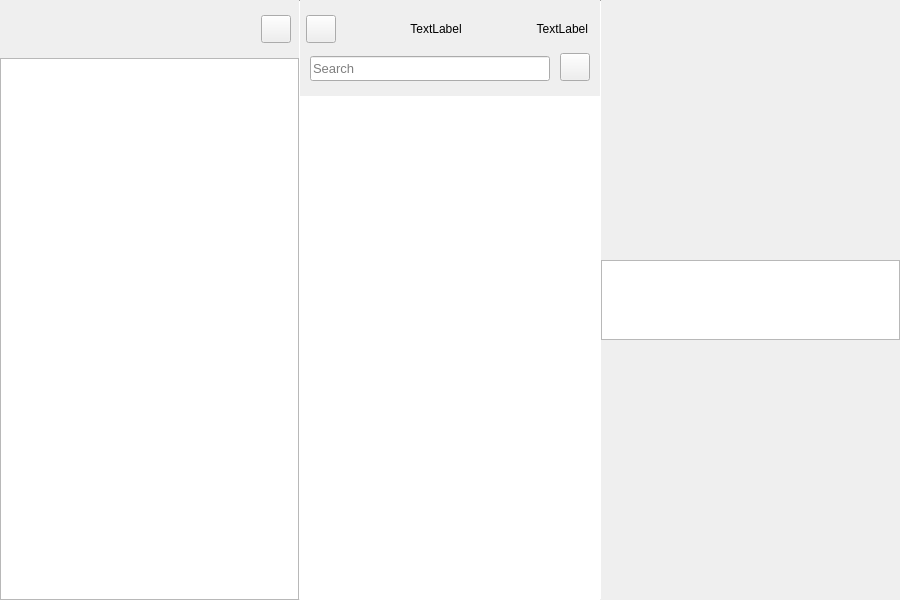
<?xml version="1.0" encoding="UTF-8"?>
<ui version="4.0">
 <class>MainWindow</class>
 <widget class="QMainWindow" name="MainWindow">
  <property name="geometry">
   <rect>
    <x>0</x>
    <y>0</y>
    <width>900</width>
    <height>600</height>
   </rect>
  </property>
  <property name="sizePolicy">
   <sizepolicy hsizetype="Preferred" vsizetype="Minimum">
    <horstretch>0</horstretch>
    <verstretch>0</verstretch>
   </sizepolicy>
  </property>
  <property name="minimumSize">
   <size>
    <width>400</width>
    <height>200</height>
   </size>
  </property>
  <property name="windowTitle">
   <string>Plume</string>
  </property>
  <property name="styleSheet">
   <string notr="true">NoteData #container {
  border: none;
  background-color: rgb(255, 255, 255);
}
NoteData #titleLabel{
  margin-left:8px;
  padding:0px;
  color: black;
}

NoteData #dateLabel{
  padding:0px;
  margin-left:7px;
  color: rgb(132, 132, 132);
}</string>
  </property>
  <property name="documentMode">
   <bool>false</bool>
  </property>
  <property name="tabShape">
   <enum>QTabWidget::Rounded</enum>
  </property>
  <widget class="QWidget" name="centralWidget">
   <property name="sizePolicy">
    <sizepolicy hsizetype="Preferred" vsizetype="Preferred">
     <horstretch>0</horstretch>
     <verstretch>0</verstretch>
    </sizepolicy>
   </property>
   <property name="styleSheet">
    <string notr="true"/>
   </property>
   <layout class="QGridLayout" name="gridLayout">
    <property name="leftMargin">
     <number>0</number>
    </property>
    <property name="topMargin">
     <number>0</number>
    </property>
    <property name="rightMargin">
     <number>0</number>
    </property>
    <property name="bottomMargin">
     <number>0</number>
    </property>
    <property name="spacing">
     <number>0</number>
    </property>
    <item row="0" column="0">
     <widget class="QFrame" name="frame">
      <property name="styleSheet">
       <string notr="true"/>
      </property>
      <property name="frameShape">
       <enum>QFrame::NoFrame</enum>
      </property>
      <property name="frameShadow">
       <enum>QFrame::Raised</enum>
      </property>
      <layout class="QVBoxLayout" name="verticalLayout_3">
       <property name="spacing">
        <number>0</number>
       </property>
       <property name="leftMargin">
        <number>0</number>
       </property>
       <property name="topMargin">
        <number>0</number>
       </property>
       <property name="rightMargin">
        <number>0</number>
       </property>
       <property name="bottomMargin">
        <number>0</number>
       </property>
       <item>
        <widget class="QSplitter" name="splitter">
         <property name="orientation">
          <enum>Qt::Horizontal</enum>
         </property>
         <property name="handleWidth">
          <number>0</number>
         </property>
         <widget class="QFrame" name="frameLeft">
          <property name="minimumSize">
           <size>
            <width>185</width>
            <height>0</height>
           </size>
          </property>
          <property name="lineWidth">
           <number>0</number>
          </property>
          <layout class="QHBoxLayout" name="horizontalLayout_2">
           <property name="spacing">
            <number>0</number>
           </property>
           <property name="leftMargin">
            <number>0</number>
           </property>
           <property name="topMargin">
            <number>0</number>
           </property>
           <property name="rightMargin">
            <number>0</number>
           </property>
           <property name="bottomMargin">
            <number>0</number>
           </property>
           <item>
            <layout class="QVBoxLayout" name="verticalLayout_2" stretch="0,0,0,0">
             <property name="spacing">
              <number>0</number>
             </property>
             <item>
              <spacer name="verticalSpacer_aboveTitleBarButtons">
               <property name="orientation">
                <enum>Qt::Vertical</enum>
               </property>
               <property name="sizeType">
                <enum>QSizePolicy::Minimum</enum>
               </property>
               <property name="sizeHint" stdset="0">
                <size>
                 <width>20</width>
                 <height>15</height>
                </size>
               </property>
              </spacer>
             </item>
             <item>
              <layout class="QHBoxLayout" name="horizontalLayout_aboveTreeView">
               <property name="spacing">
                <number>0</number>
               </property>
               <item>
                <spacer name="horizontalSpacer">
                 <property name="orientation">
                  <enum>Qt::Horizontal</enum>
                 </property>
                 <property name="sizeHint" stdset="0">
                  <size>
                   <width>40</width>
                   <height>20</height>
                  </size>
                 </property>
                </spacer>
               </item>
               <item>
                <widget class="QPushButton" name="globalSettingsButton">
                 <property name="minimumSize">
                  <size>
                   <width>30</width>
                   <height>28</height>
                  </size>
                 </property>
                 <property name="maximumSize">
                  <size>
                   <width>30</width>
                   <height>28</height>
                  </size>
                 </property>
                 <property name="cursor">
                  <cursorShape>ArrowCursor</cursorShape>
                 </property>
                 <property name="text">
                  <string/>
                 </property>
                 <property name="autoDefault">
                  <bool>false</bool>
                 </property>
                 <property name="default">
                  <bool>false</bool>
                 </property>
                </widget>
               </item>
               <item>
                <spacer name="horizontalSpacer_2">
                 <property name="orientation">
                  <enum>Qt::Horizontal</enum>
                 </property>
                 <property name="sizeType">
                  <enum>QSizePolicy::Minimum</enum>
                 </property>
                 <property name="sizeHint" stdset="0">
                  <size>
                   <width>8</width>
                   <height>20</height>
                  </size>
                 </property>
                </spacer>
               </item>
              </layout>
             </item>
             <item>
              <spacer name="verticalSpacer_aoveTreeView">
               <property name="orientation">
                <enum>Qt::Vertical</enum>
               </property>
               <property name="sizeType">
                <enum>QSizePolicy::Minimum</enum>
               </property>
               <property name="sizeHint" stdset="0">
                <size>
                 <width>20</width>
                 <height>15</height>
                </size>
               </property>
              </spacer>
             </item>
             <item>
              <widget class="NodeTreeView" name="treeView"/>
             </item>
            </layout>
           </item>
           <item>
            <widget class="Line" name="verticalSplitterLine_left">
             <property name="sizePolicy">
              <sizepolicy hsizetype="Minimum" vsizetype="Expanding">
               <horstretch>0</horstretch>
               <verstretch>0</verstretch>
              </sizepolicy>
             </property>
             <property name="minimumSize">
              <size>
               <width>1</width>
               <height>0</height>
              </size>
             </property>
             <property name="maximumSize">
              <size>
               <width>1</width>
               <height>16777215</height>
              </size>
             </property>
             <property name="sizeIncrement">
              <size>
               <width>0</width>
               <height>0</height>
              </size>
             </property>
             <property name="orientation">
              <enum>Qt::Vertical</enum>
             </property>
            </widget>
           </item>
          </layout>
         </widget>
         <widget class="QFrame" name="frameMiddle">
          <property name="minimumSize">
           <size>
            <width>185</width>
            <height>0</height>
           </size>
          </property>
          <layout class="QHBoxLayout" name="horizontalLayout_scrollArea">
           <property name="spacing">
            <number>0</number>
           </property>
           <property name="leftMargin">
            <number>0</number>
           </property>
           <property name="topMargin">
            <number>0</number>
           </property>
           <property name="rightMargin">
            <number>0</number>
           </property>
           <property name="bottomMargin">
            <number>0</number>
           </property>
           <item>
            <layout class="QVBoxLayout" name="verticalLayout_scrollArea">
             <property name="spacing">
              <number>0</number>
             </property>
             <property name="sizeConstraint">
              <enum>QLayout::SetNoConstraint</enum>
             </property>
             <item>
              <spacer name="verticalSpacer_aboveSearchEdit">
               <property name="orientation">
                <enum>Qt::Vertical</enum>
               </property>
               <property name="sizeType">
                <enum>QSizePolicy::Fixed</enum>
               </property>
               <property name="sizeHint" stdset="0">
                <size>
                 <width>20</width>
                 <height>15</height>
                </size>
               </property>
              </spacer>
             </item>
             <item>
              <widget class="QWidget" name="verticalSpacer_upSearchEdit2" native="true">
               <property name="sizePolicy">
                <sizepolicy hsizetype="Expanding" vsizetype="Maximum">
                 <horstretch>0</horstretch>
                 <verstretch>0</verstretch>
                </sizepolicy>
               </property>
               <layout class="QVBoxLayout" name="verticalLayout_4">
                <property name="spacing">
                 <number>0</number>
                </property>
                <property name="leftMargin">
                 <number>0</number>
                </property>
                <property name="topMargin">
                 <number>0</number>
                </property>
                <property name="rightMargin">
                 <number>0</number>
                </property>
                <property name="bottomMargin">
                 <number>0</number>
                </property>
                <item>
                 <widget class="QWidget" name="verticalSpacer_upSearchEdit" native="true">
                  <property name="sizePolicy">
                   <sizepolicy hsizetype="MinimumExpanding" vsizetype="Fixed">
                    <horstretch>0</horstretch>
                    <verstretch>0</verstretch>
                   </sizepolicy>
                  </property>
                  <property name="minimumSize">
                   <size>
                    <width>20</width>
                    <height>0</height>
                   </size>
                  </property>
                  <property name="maximumSize">
                   <size>
                    <width>16777215</width>
                    <height>0</height>
                   </size>
                  </property>
                  <property name="styleSheet">
                   <string notr="true">QWidget{
    background-color: #ffffff;
}</string>
                  </property>
                 </widget>
                </item>
                <item>
                 <layout class="QHBoxLayout" name="horizontalLayout">
                  <property name="spacing">
                   <number>0</number>
                  </property>
                  <item>
                   <spacer name="horizontalSpacer_6">
                    <property name="orientation">
                     <enum>Qt::Horizontal</enum>
                    </property>
                    <property name="sizeType">
                     <enum>QSizePolicy::Minimum</enum>
                    </property>
                    <property name="sizeHint" stdset="0">
                     <size>
                      <width>6</width>
                      <height>20</height>
                     </size>
                    </property>
                   </spacer>
                  </item>
                  <item>
                   <widget class="PushButtonType" name="toggleTreeViewButton">
                    <property name="sizePolicy">
                     <sizepolicy hsizetype="Minimum" vsizetype="Fixed">
                      <horstretch>0</horstretch>
                      <verstretch>0</verstretch>
                     </sizepolicy>
                    </property>
                    <property name="minimumSize">
                     <size>
                      <width>30</width>
                      <height>28</height>
                     </size>
                    </property>
                    <property name="maximumSize">
                     <size>
                      <width>30</width>
                      <height>28</height>
                     </size>
                    </property>
                    <property name="cursor">
                     <cursorShape>ArrowCursor</cursorShape>
                    </property>
                    <property name="text">
                     <string/>
                    </property>
                   </widget>
                  </item>
                  <item>
                   <spacer name="horizontalSpacer_3">
                    <property name="orientation">
                     <enum>Qt::Horizontal</enum>
                    </property>
                    <property name="sizeType">
                     <enum>QSizePolicy::Minimum</enum>
                    </property>
                    <property name="sizeHint" stdset="0">
                     <size>
                      <width>10</width>
                      <height>20</height>
                     </size>
                    </property>
                   </spacer>
                  </item>
                  <item>
                   <widget class="ElidedLabel" name="listviewLabel1">
                    <property name="sizePolicy">
                     <sizepolicy hsizetype="Expanding" vsizetype="Preferred">
                      <horstretch>0</horstretch>
                      <verstretch>0</verstretch>
                     </sizepolicy>
                    </property>
                    <property name="text">
                     <string>TextLabel</string>
                    </property>
                    <property name="alignment">
                     <set>Qt::AlignCenter</set>
                    </property>
                   </widget>
                  </item>
                  <item>
                   <spacer name="horizontalSpacer_5">
                    <property name="orientation">
                     <enum>Qt::Horizontal</enum>
                    </property>
                    <property name="sizeType">
                     <enum>QSizePolicy::Minimum</enum>
                    </property>
                    <property name="sizeHint" stdset="0">
                     <size>
                      <width>10</width>
                      <height>20</height>
                     </size>
                    </property>
                   </spacer>
                  </item>
                  <item>
                   <widget class="QLabel" name="listviewLabel2">
                    <property name="text">
                     <string>TextLabel</string>
                    </property>
                    <property name="alignment">
                     <set>Qt::AlignRight|Qt::AlignTrailing|Qt::AlignVCenter</set>
                    </property>
                   </widget>
                  </item>
                  <item>
                   <spacer name="horizontalSpacer_4">
                    <property name="orientation">
                     <enum>Qt::Horizontal</enum>
                    </property>
                    <property name="sizeType">
                     <enum>QSizePolicy::Minimum</enum>
                    </property>
                    <property name="sizeHint" stdset="0">
                     <size>
                      <width>12</width>
                      <height>20</height>
                     </size>
                    </property>
                   </spacer>
                  </item>
                 </layout>
                </item>
                <item>
                 <spacer name="verticalSpacer">
                  <property name="orientation">
                   <enum>Qt::Vertical</enum>
                  </property>
                  <property name="sizeType">
                   <enum>QSizePolicy::Minimum</enum>
                  </property>
                  <property name="sizeHint" stdset="0">
                   <size>
                    <width>20</width>
                    <height>10</height>
                   </size>
                  </property>
                 </spacer>
                </item>
                <item>
                 <layout class="QHBoxLayout" name="horizontalLayout_scrollArea_3">
                  <property name="spacing">
                   <number>0</number>
                  </property>
                  <property name="leftMargin">
                   <number>0</number>
                  </property>
                  <property name="topMargin">
                   <number>0</number>
                  </property>
                  <item>
                   <spacer name="horizontalSpacer_leftSearchEdit">
                    <property name="orientation">
                     <enum>Qt::Horizontal</enum>
                    </property>
                    <property name="sizeType">
                     <enum>QSizePolicy::Minimum</enum>
                    </property>
                    <property name="sizeHint" stdset="0">
                     <size>
                      <width>10</width>
                      <height>20</height>
                     </size>
                    </property>
                   </spacer>
                  </item>
                  <item>
                   <widget class="QLineEdit" name="searchEdit">
                    <property name="sizePolicy">
                     <sizepolicy hsizetype="Preferred" vsizetype="Fixed">
                      <horstretch>0</horstretch>
                      <verstretch>0</verstretch>
                     </sizepolicy>
                    </property>
                    <property name="minimumSize">
                     <size>
                      <width>0</width>
                      <height>25</height>
                     </size>
                    </property>
                    <property name="maximumSize">
                     <size>
                      <width>16777215</width>
                      <height>22</height>
                     </size>
                    </property>
                    <property name="font">
                     <font>
                      <pointsize>10</pointsize>
                      <italic>false</italic>
                     </font>
                    </property>
                    <property name="focusPolicy">
                     <enum>Qt::StrongFocus</enum>
                    </property>
                    <property name="autoFillBackground">
                     <bool>false</bool>
                    </property>
                    <property name="styleSheet">
                     <string notr="true"/>
                    </property>
                    <property name="inputMask">
                     <string/>
                    </property>
                    <property name="text">
                     <string/>
                    </property>
                    <property name="frame">
                     <bool>true</bool>
                    </property>
                    <property name="placeholderText">
                     <string>Search</string>
                    </property>
                    <property name="cursorMoveStyle">
                     <enum>Qt::LogicalMoveStyle</enum>
                    </property>
                    <property name="clearButtonEnabled">
                     <bool>false</bool>
                    </property>
                   </widget>
                  </item>
                  <item>
                   <spacer name="horizontalSpacer_rightSearchEdit">
                    <property name="orientation">
                     <enum>Qt::Horizontal</enum>
                    </property>
                    <property name="sizeType">
                     <enum>QSizePolicy::Minimum</enum>
                    </property>
                    <property name="sizeHint" stdset="0">
                     <size>
                      <width>10</width>
                      <height>20</height>
                     </size>
                    </property>
                   </spacer>
                  </item>
                  <item>
                   <widget class="QPushButton" name="newNoteButton">
                    <property name="minimumSize">
                     <size>
                      <width>30</width>
                      <height>28</height>
                     </size>
                    </property>
                    <property name="maximumSize">
                     <size>
                      <width>30</width>
                      <height>28</height>
                     </size>
                    </property>
                    <property name="cursor">
                     <cursorShape>ArrowCursor</cursorShape>
                    </property>
                    <property name="focusPolicy">
                     <enum>Qt::TabFocus</enum>
                    </property>
                    <property name="text">
                     <string/>
                    </property>
                    <property name="iconSize">
                     <size>
                      <width>16</width>
                      <height>16</height>
                     </size>
                    </property>
                   </widget>
                  </item>
                  <item>
                   <spacer name="horizontalSpacer_7">
                    <property name="orientation">
                     <enum>Qt::Horizontal</enum>
                    </property>
                    <property name="sizeType">
                     <enum>QSizePolicy::Minimum</enum>
                    </property>
                    <property name="sizeHint" stdset="0">
                     <size>
                      <width>10</width>
                      <height>20</height>
                     </size>
                    </property>
                   </spacer>
                  </item>
                 </layout>
                </item>
                <item>
                 <spacer name="verticalSpacer_upScrollArea">
                  <property name="orientation">
                   <enum>Qt::Vertical</enum>
                  </property>
                  <property name="sizeType">
                   <enum>QSizePolicy::Minimum</enum>
                  </property>
                  <property name="sizeHint" stdset="0">
                   <size>
                    <width>20</width>
                    <height>15</height>
                   </size>
                  </property>
                 </spacer>
                </item>
               </layout>
              </widget>
             </item>
             <item>
              <widget class="NoteListView" name="listView">
               <property name="sizePolicy">
                <sizepolicy hsizetype="Expanding" vsizetype="Minimum">
                 <horstretch>0</horstretch>
                 <verstretch>0</verstretch>
                </sizepolicy>
               </property>
               <property name="minimumSize">
                <size>
                 <width>0</width>
                 <height>0</height>
                </size>
               </property>
               <property name="baseSize">
                <size>
                 <width>20</width>
                 <height>0</height>
                </size>
               </property>
               <property name="frameShape">
                <enum>QFrame::NoFrame</enum>
               </property>
               <property name="lineWidth">
                <number>0</number>
               </property>
               <property name="verticalScrollBarPolicy">
                <enum>Qt::ScrollBarAsNeeded</enum>
               </property>
               <property name="horizontalScrollBarPolicy">
                <enum>Qt::ScrollBarAlwaysOff</enum>
               </property>
               <property name="editTriggers">
                <set>QAbstractItemView::NoEditTriggers</set>
               </property>
               <property name="showDropIndicator" stdset="0">
                <bool>false</bool>
               </property>
               <property name="selectionBehavior">
                <enum>QAbstractItemView::SelectRows</enum>
               </property>
              </widget>
             </item>
            </layout>
           </item>
           <item>
            <widget class="Line" name="verticalSplitterLine_middle">
             <property name="sizePolicy">
              <sizepolicy hsizetype="Minimum" vsizetype="Expanding">
               <horstretch>0</horstretch>
               <verstretch>0</verstretch>
              </sizepolicy>
             </property>
             <property name="minimumSize">
              <size>
               <width>1</width>
               <height>0</height>
              </size>
             </property>
             <property name="maximumSize">
              <size>
               <width>1</width>
               <height>16777215</height>
              </size>
             </property>
             <property name="sizeIncrement">
              <size>
               <width>0</width>
               <height>0</height>
              </size>
             </property>
             <property name="orientation">
              <enum>Qt::Vertical</enum>
             </property>
            </widget>
           </item>
          </layout>
         </widget>
         <widget class="QFrame" name="frameRight">
          <property name="sizePolicy">
           <sizepolicy hsizetype="Expanding" vsizetype="Expanding">
            <horstretch>0</horstretch>
            <verstretch>0</verstretch>
           </sizepolicy>
          </property>
          <property name="styleSheet">
           <string notr="true"/>
          </property>
          <layout class="QVBoxLayout" name="verticalLayout_textEdit">
           <property name="spacing">
            <number>0</number>
           </property>
           <property name="leftMargin">
            <number>0</number>
           </property>
           <property name="topMargin">
            <number>0</number>
           </property>
           <property name="rightMargin">
            <number>0</number>
           </property>
           <property name="bottomMargin">
            <number>0</number>
           </property>
           <item>
            <widget class="TagListView" name="tagListView">
             <property name="sizePolicy">
              <sizepolicy hsizetype="Expanding" vsizetype="Fixed">
               <horstretch>0</horstretch>
               <verstretch>0</verstretch>
              </sizepolicy>
             </property>
             <property name="minimumSize">
              <size>
               <width>0</width>
               <height>33</height>
              </size>
             </property>
             <property name="maximumSize">
              <size>
               <width>16777215</width>
               <height>80</height>
              </size>
             </property>
            </widget>
           </item>
          </layout>
         </widget>
        </widget>
       </item>
      </layout>
     </widget>
    </item>
   </layout>
  </widget>
 </widget>
 <layoutdefault spacing="6" margin="11"/>
 <customwidgets>
  <customwidget>
   <class>NoteListView</class>
   <extends>QListView</extends>
   <header>notelistview.h</header>
  </customwidget>
  <customwidget>
   <class>NodeTreeView</class>
   <extends>QTreeView</extends>
   <header>nodetreeview.h</header>
  </customwidget>
  <customwidget>
   <class>TagListView</class>
   <extends>QListView</extends>
   <header>taglistview.h</header>
  </customwidget>
  <customwidget>
   <class>PushButtonType</class>
   <extends>QPushButton</extends>
   <header>pushbuttontype.h</header>
  </customwidget>
  <customwidget>
   <class>ElidedLabel</class>
   <extends>QLabel</extends>
   <header location="global">elidedlabel.h</header>
  </customwidget>
 </customwidgets>
 <resources/>
 <connections/>
</ui>
